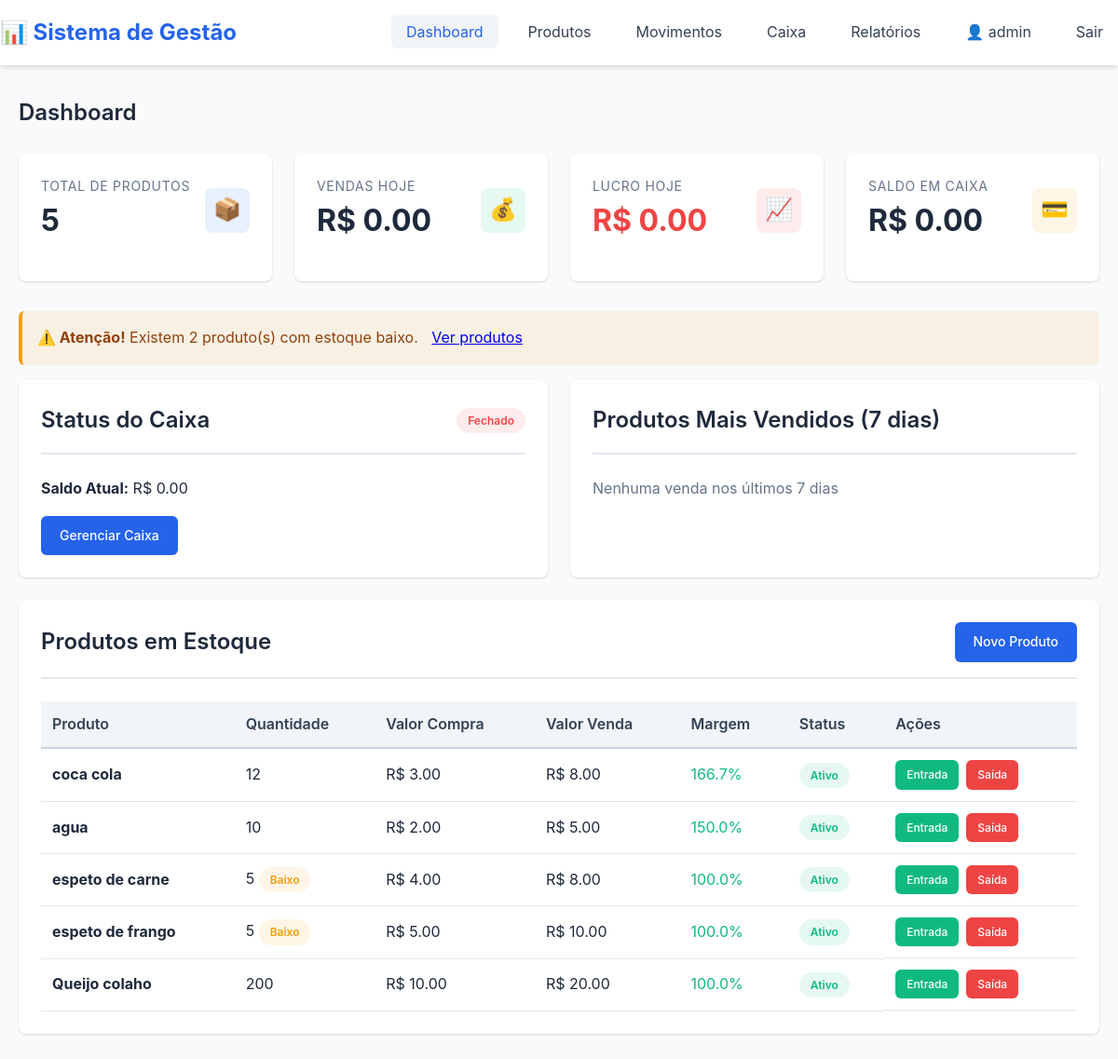
The page / (signed in) on the database as committed earlier.
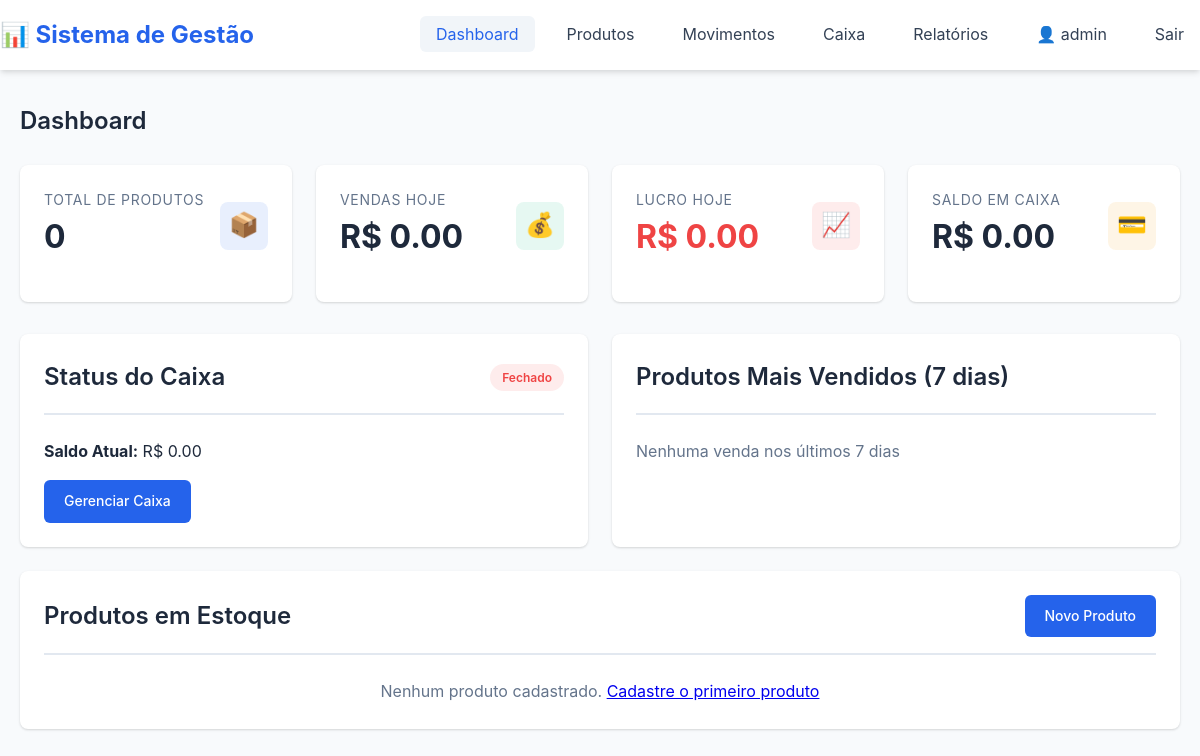
The same page on the database as committed later.
### app/models/usuario.py (models this page shows, shortened)
class Usuario(UserMixin, db.Model):
    __tablename__ = 'usuario'
    id = db.Column(db.Integer, primary_key=True)
    username = db.Column(db.String(50), unique=True, nullable=False)
    senha_hash = db.Column(db.String(200), nullable=False)
    nome_completo = db.Column(db.String(100), nullable=False)
    email = db.Column(db.String(100), unique=True, nullable=False)
    tipo = db.Column(db.String(20), nullable=False)  # 'admin', 'gerente', 'operador'
    ativo = db.Column(db.Boolean, default=True)
    data_criacao = db.Column(db.DateTime, default=datetime.utcnow)
    ultimo_acesso = db.Column(db.DateTime)

### app/models/produto.py (models this page shows, shortened)
class Produto(db.Model):
    __tablename__ = 'produto'
    id = db.Column(db.Integer, primary_key=True)
    nome = db.Column(db.String(100), nullable=False)
    qtd = db.Column(db.Integer, default=0)
    valor_compra = db.Column(db.Float, nullable=False)
    valor_venda = db.Column(db.Float, nullable=False)
    estoque_minimo = db.Column(db.Integer, default=5)
    ativo = db.Column(db.Boolean, default=True)
    movimentos = db.relationship('Movimento', backref='produto', lazy=True, cascade='all, delete-orphan')
    @property
    def quantidade(self):
        """Alias para qtd para compatibilidade"""
        return self.qtd
    @property
    def estoque_baixo(self):
        return self.qtd <= self.estoque_minimo
    @property
    def margem_lucro(self):
        if self.valor_compra > 0:
            return ((self.valor_venda - self.valor_compra) / self.valor_compra) * 100
        return 0

### app/blueprints/main.py (the view)
@main_bp.route('/')
@login_required
def index():
    dashboard = RelatorioService.dashboard()
    produtos = ProdutoService.listar_produtos()
    return render_template('dashboard.html', dashboard=dashboard, produtos=produtos)

### app/services/produto_service.py (called while the page is built)
    @staticmethod
    def listar_produtos(incluir_inativos=False):
        if incluir_inativos:
            return Produto.query.all()
        return Produto.query.filter_by(ativo=True).all()

### app/templates/dashboard.html (shortened to what this page needs)
{% extends 'base.html' %}
{% block content %}
<h1 class="card-title mb-3">Dashboard</h1>
<div class="dashboard-cards">
    <div class="stat-card">
        <div class="stat-card-header">
            <div>
                <div class="stat-card-label">Total de Produtos</div>
                <div class="stat-card-value">{{ dashboard.total_produtos }}</div>
            </div>
            <div class="stat-card-icon primary">📦</div>
        </div>
    </div>
    <div class="stat-card">
        <div class="stat-card-header">
            <div>
                <div class="stat-card-label">Vendas Hoje</div>
                <div class="stat-card-value">R$ {{ "%.2f"|format(dashboard.vendas_hoje) }}</div>
            </div>
            <div class="stat-card-icon success">💰</div>
        </div>
    </div>
    <div class="stat-card">
        <div class="stat-card-header">
            <div>
                <div class="stat-card-label">Lucro Hoje</div>
                <div class="stat-card-value {{ 'text-success' if dashboard.lucro_hoje > 0 else 'text-danger' }}">
                    R$ {{ "%.2f"|format(dashboard.lucro_hoje) }}
                </div>
            </div>
            <div class="stat-card-icon {{ 'success' if dashboard.lucro_hoje > 0 else 'danger' }}">📈</div>
        </div>
    </div>
    <div class="stat-card">
        <div class="stat-card-header">
            <div>
                <div class="stat-card-label">Saldo em Caixa</div>
                <div class="stat-card-value">R$ {{ "%.2f"|format(dashboard.saldo_caixa) }}</div>
            </div>
            <div class="stat-card-icon warning">💳</div>
        </div>
    </div>
</div>
{% if dashboard.produtos_estoque_baixo > 0 %}
<div class="alert alert-warning">
    <strong>⚠️ Atenção!</strong> Existem {{ dashboard.produtos_estoque_baixo }} produto(s) com estoque baixo.
    <a href="{{ url_for('produtos.estoque_baixo') }}" style="margin-left: 10px;">Ver produtos</a>
</div>
{% endif %}
<div class="grid grid-2">
    <div class="card">
        <div class="card-header">
            <h2 class="card-title">Status do Caixa</h2>
            {% if dashboard.caixa_status == 'aberto' %}
                <span class="badge badge-success">Aberto</span>
            {% else %}
                <span class="badge badge-danger">Fechado</span>
            {% endif %}
        </div>
        <div>
            <p><strong>Saldo Atual:</strong> R$ {{ "%.2f"|format(dashboard.saldo_caixa) }}</p>
            <div class="mt-2">
                <a href="{{ url_for('caixa.index') }}" class="btn btn-primary">Gerenciar Caixa</a>
            </div>
        </div>
    </div>
    <div class="card">
        <div class="card-header">
            <h2 class="card-title">Produtos Mais Vendidos (7 dias)</h2>
        </div>
        <div>
            {% if dashboard.produtos_mais_vendidos %}
                <ul style="list-style: none; padding: 0;">
                    {% for p in dashboard.produtos_mais_vendidos %}
                        <li style="padding: 0.5rem 0; border-bottom: 1px solid var(--gray-200);">
                            <strong>{{ p.nome }}</strong>
                            <span class="badge badge-primary" style="float: right;">{{ p.quantidade }} un</span>
                        </li>
                    {% endfor %}
                </ul>
            {% else %}
                <p class="text-muted">Nenhuma venda nos últimos 7 dias</p>
            {% endif %}
        </div>
    </div>
</div>
<div class="card">
    <div class="card-header">
        <h2 class="card-title">Produtos em Estoque</h2>
        <a href="{{ url_for('produtos.novo') }}" class="btn btn-primary">Novo Produto</a>
    </div>
    {% if produtos %}
        <div class="table-responsive">
            <table>
                <thead>
                    <tr>
                        <th>Produto</th>
                        <th>Quantidade</th>
                        <th>Valor Compra</th>
                        <th>Valor Venda</th>
                        <th>Margem</th>
                        <th>Status</th>
                        <th>Ações</th>
                    </tr>
                </thead>
                <tbody>
                    {% for p in produtos[:10] %}
                    <tr>
                        <td><strong>{{ p.nome }}</strong></td>
                        <td>
                            {{ p.qtd }}
                            {% if p.estoque_baixo %}
                                <span class="badge badge-warning">Baixo</span>
                            {% endif %}
                        </td>
                        <td>R$ {{ "%.2f"|format(p.valor_compra) }}</td>
                        <td>R$ {{ "%.2f"|format(p.valor_venda) }}</td>
                        <td class="{{ 'text-success' if p.margem_lucro > 0 else 'text-danger' }}">
                            {{ "%.1f"|format(p.margem_lucro) }}%
                        </td>
                        <td>
                            {% if p.ativo %}
                                <span class="badge badge-success">Ativo</span>
                            {% else %}
                                <span class="badge badge-danger">Inativo</span>
                            {% endif %}
                        </td>
                        <td class="table-actions">
                            <a href="{{ url_for('movimentos.entrada') }}?produto_id={{ p.id }}" class="btn btn-success btn-sm">Entrada</a>
                            <a href="{{ url_for('movimentos.saida') }}?produto_id={{ p.id }}" class="btn btn-danger btn-sm">Saída</a>
                        </td>
                    </tr>
                    {% endfor %}
                </tbody>
            </table>
        </div>
    {% else %}
        <p class="text-center text-muted">Nenhum produto cadastrado. <a href="{{ url_for('produtos.novo') }}">Cadastre o primeiro produto</a></p>
    {% endif %}
</div>
{% endblock %}

### app/templates/base.html (shortened to what this page needs)
<!DOCTYPE html>
<html lang="pt-BR">
<head>
    <link rel="stylesheet" href="{{ url_for('static', filename='css/style.css') }}">
</head>
<body>
    <nav class="navbar">
        <div class="container navbar-container">
            <a href="{{ url_for('main.index') }}" class="navbar-brand">📊 Sistema de Gestão</a>
            <ul class="navbar-menu" id="navbarMenu">
                <li><a href="{{ url_for('main.index') }}" class="{{ 'active' if request.endpoint == 'main.index' }}">Dashboard</a></li>
                <li><a href="{{ url_for('produtos.listar') }}" class="{{ 'active' if 'produtos' in request.endpoint }}">Produtos</a></li>
                <li><a href="{{ url_for('movimentos.listar') }}" class="{{ 'active' if 'movimentos' in request.endpoint }}">Movimentos</a></li>
                <li><a href="{{ url_for('caixa.index') }}" class="{{ 'active' if 'caixa' in request.endpoint }}">Caixa</a></li>
                <li><a href="{{ url_for('relatorios.index') }}" class="{{ 'active' if 'relatorios' in request.endpoint }}">Relatórios</a></li>
                <li><a href="{{ url_for('auth.perfil') }}" class="{{ 'active' if 'auth.perfil' in request.endpoint }}">👤 {{ current_user.username }}</a></li>
                <li><a href="{{ url_for('auth.logout') }}">Sair</a></li>
            </ul>
        </div>
    </nav>
    <main class="main-content">
        <div class="container">
            {% block content %}{% endblock %}
        </div>
    </main>
</body>
</html>

### app/static/css/style.css (style rules this page uses)
:root { --primary-color: #2563eb; --primary-dark: #1d4ed8; --primary-light: #3b82f6; --secondary-color: #64748b; --success-color: #10b981; --danger-color: #ef4444; --warning-color: #f59e0b; --info-color: #06b6d4; --dark: #1e293b; --light: #f8fafc; --gray-100: #f1f5f9; --gray-200: #e2e8f0; --gray-300: #cbd5e1; --gray-700: #334155; --shadow: 0 1px 3px 0 rgba(0, 0, 0, 0.1), 0 1px 2px 0 rgba(0, 0, 0, 0.06); --shadow-md: 0 4px 6px -1px rgba(0, 0, 0, 0.1), 0 2px 4px -1px rgba(0, 0, 0, 0.06); --shadow-lg: 0 10px 15px -3px rgba(0, 0, 0, 0.1), 0 4px 6px -2px rgba(0, 0, 0, 0.05); }
* { margin: 0; padding: 0; box-sizing: border-box; }
body { font-family: -apple-system, BlinkMacSystemFont, 'Segoe UI', Roboto, 'Helvetica Neue', Arial, sans-serif; background-color: var(--light); color: var(--dark); line-height: 1.6; }
.container { max-width: 1400px; margin: 0 auto; padding: 0 20px; }
.navbar { background-color: white; box-shadow: var(--shadow-md); position: sticky; top: 0; z-index: 1000; }
.navbar-container { display: flex; justify-content: space-between; align-items: center; padding: 1rem 0; }
.navbar-brand { font-size: 1.5rem; font-weight: 700; color: var(--primary-color); text-decoration: none; }
.navbar-menu { display: flex; gap: 1rem; list-style: none; }
.navbar-menu a { color: var(--gray-700); text-decoration: none; padding: 0.5rem 1rem; border-radius: 0.375rem; transition: all 0.2s; }
.navbar-menu a:hover, .navbar-menu a.active { background-color: var(--gray-100); color: var(--primary-color); }
.main-content { padding: 2rem 0; min-height: calc(100vh - 180px); }
.card { background: white; border-radius: 0.5rem; box-shadow: var(--shadow); padding: 1.5rem; margin-bottom: 1.5rem; }
.card-header { display: flex; justify-content: space-between; align-items: center; margin-bottom: 1.5rem; padding-bottom: 1rem; border-bottom: 2px solid var(--gray-200); }
.card-title { font-size: 1.5rem; font-weight: 600; color: var(--dark); }
.dashboard-cards { display: grid; grid-template-columns: repeat(auto-fit, minmax(250px, 1fr)); gap: 1.5rem; margin-bottom: 2rem; }
.stat-card { background: white; border-radius: 0.5rem; box-shadow: var(--shadow); padding: 1.5rem; transition: transform 0.2s, box-shadow 0.2s; }
.stat-card-header { display: flex; justify-content: space-between; align-items: center; margin-bottom: 1rem; }
.stat-card-icon { width: 3rem; height: 3rem; border-radius: 0.5rem; display: flex; align-items: center; justify-content: center; font-size: 1.5rem; }
.stat-card-icon.primary { background-color: rgba(37, 99, 235, 0.1); color: var(--primary-color); }
.stat-card-icon.success { background-color: rgba(16, 185, 129, 0.1); color: var(--success-color); }
.stat-card-icon.danger { background-color: rgba(239, 68, 68, 0.1); color: var(--danger-color); }
.stat-card-icon.warning { background-color: rgba(245, 158, 11, 0.1); color: var(--warning-color); }
.stat-card-value { font-size: 2rem; font-weight: 700; color: var(--dark); }
.stat-card-label { font-size: 0.875rem; color: var(--secondary-color); text-transform: uppercase; letter-spacing: 0.05em; }
.btn { display: inline-block; padding: 0.625rem 1.25rem; border: none; border-radius: 0.375rem; font-size: 0.875rem; font-weight: 500; text-decoration: none; cursor: pointer; transition: all 0.2s; text-align: center; }
.btn-primary { background-color: var(--primary-color); color: white; }
.badge { display: inline-block; padding: 0.25rem 0.75rem; border-radius: 9999px; font-size: 0.75rem; font-weight: 600; }
.badge-danger { background-color: rgba(239, 68, 68, 0.1); color: var(--danger-color); }
.grid { display: grid; gap: 1.5rem; }
.grid-2 { grid-template-columns: repeat(auto-fit, minmax(300px, 1fr)); }
.text-center { text-align: center; }
.mt-2 { margin-top: 1rem; }
.mb-3 { margin-bottom: 1.5rem; }
.text-danger { color: var(--danger-color); }
.text-muted { color: var(--secondary-color); }

Rows that differ between the two databases and show on the page:
removed Produto: nome "coca cola", qtd "12", valor_compra "3.00", valor_venda "8.00", margem_lucro "166.7", ativo "Ativo"
removed Produto: nome "agua", qtd "10", valor_compra "2.00", valor_venda "5.00", margem_lucro "150.0", ativo "Ativo"
removed Produto: nome "espeto de carne", qtd "5", estoque_minimo "Baixo", valor_compra "4.00", valor_venda "8.00", margem_lucro "100.0", ativo "Ativo"
removed Produto: nome "espeto de frango", qtd "5", estoque_minimo "Baixo", valor_compra "5.00", valor_venda "10.00", margem_lucro "100.0", ativo "Ativo"
removed Produto: nome "Queijo colaho", qtd "200", valor_compra "10.00", valor_venda "20.00", margem_lucro "100.0", ativo "Ativo"
Other text that changed with them:
{{ dashboard.total_produtos }}: "5" → "0"
{{ dashboard.produtos_estoque_baixo }}: "2" → (not shown)
text no longer shown: "⚠️ Atenção! Existem produto(s) com estoque baixo. Ver produtos Produto Quantidade Valor Compra Valor Venda Margem Status Ações"
text now shown: "Nenhum produto cadastrado. Cadastre o primeiro produto"
